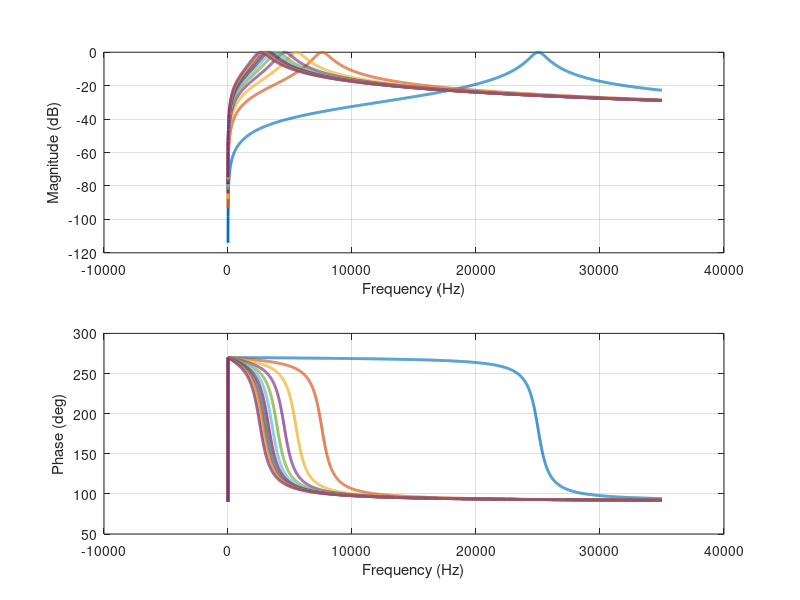

Reproduce this figure in MATLAB.
% Lab6_T1
clear variables;  clc; close all;

a = -1;                  %  10^a = 0.1 rad/s
b = 35000;                   %  10^b = 1000 rad/s
n = 5000;                %  Number of frequency points # of points
w = linspace(a,b,n)';    %  Define the frequency range    logspace makes log based points (equal distance between points)
s = 1j*w;                % matlab knows 1j as imaginary

R = 80e3;              % ohms
C = 10e-9;        % F


for Rp = 0:1000:10000 

G1 = -(C*R*(Rp+100)*s)./(C^2*R^2*(s.^2)*(100+Rp)+C*R*s*(100+Rp)+(R+Rp+100)/2);

magGiw = abs(G1);       %  FRF magnitude
MdB = 20*log10(magGiw);  %  Magnitude in dB
phaseGiw = unwrap(angle(G1))*180/pi;  %  FRF phase in degrees.  Unwrap prevents jumps
              
figure(1)
set(gcf,'Position',[50 50 1300 750])
set(gcf, 'color', 'w')
subplot(211)             %  Create a subplot figure
plot(w,MdB,'Linewidth',2)          %  Bode magnitude plot
hold on
grid on
xlabel('Frequency (Hz)')
ylabel('Magnitude (dB)')

subplot(212)
plot(w,phaseGiw,'LineWidth',2)     %  Bode phase plot
hold on
grid on
xlabel('Frequency (Hz)')
ylabel('Phase (deg)')	

end

